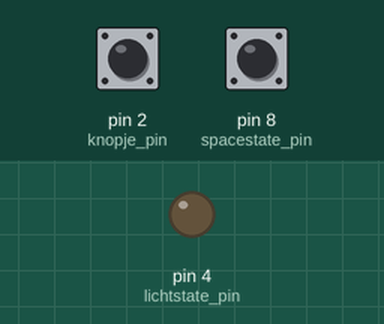
Bench run of a sketch on a simulated Arduino Uno, built with avr-gcc and run on an emulated ATmega328P. Parts: output pins drawn as LEDs (lit = HIGH). Inputs (shaded band) come from the test bench; at power-on: pin 2 (knopje_pin) HIGH, pin 8 (spacestate_pin) HIGH.

Above: at 2.2 s.
2.3 s: pin 2 (knopje_pin) pulled LOW for 0.15 s
At 2.8 s:
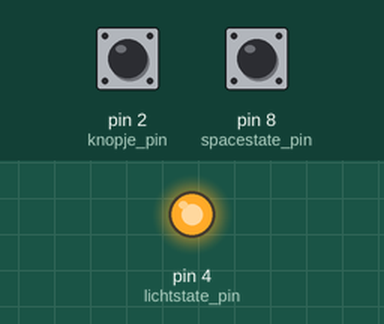
3.9 s: pin 2 (knopje_pin) pulled LOW for 1 s
At 5.2 s:
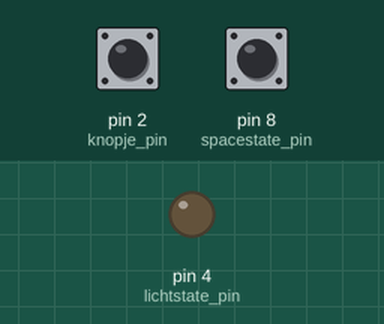
6.4 s: pin 2 (knopje_pin) pulled LOW for 3.2 s
At 7.1 s:
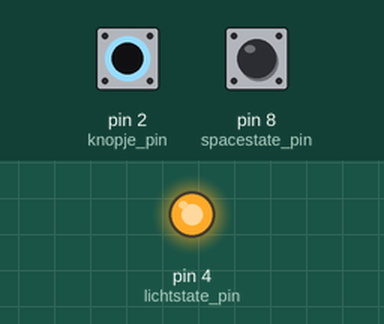
Timing chart, 0 to 9.4 s (numbered marks = the images above; inputs shaded):
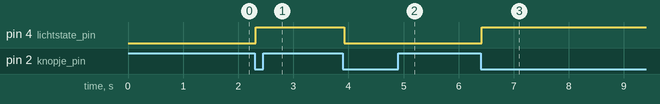

The sketch:

lichtknop.ino
```cpp
/*
                                                   coll.
             }  +  o---+---\/\/\------------+     +-------- spacestate_pin
             }         |                    |    /
  spacestate }         +---\/\/\--->|---+   V ⇉ K
             }                          |   |    \ em.
             }  -  o--------------------+---+     +--- GND

             }     o---+----------------------------------- knopje_pin
             }         |
  knopje     }         : |-
             }         |
             }     o---+--- GND

             }  +  o---+----------------------------------- lichtstate_pin
             }         |
  licht-SSR  }         +---\/\/\--->|---+
             }                          |
             }  -  o--------------------+--- GND
*/

#include <avr/wdt.h>

bool spacestate = false;
bool lichtstate = false;

const int spacestate_pin = 8;
const int knopje_pin = 2;
const int lichtstate_pin = 4;
const int led_pin = 13;

void ignore_input (unsigned long ms) {
  unsigned long start = millis();
  while (millis() - start < ms) {
    digitalWrite(led_pin, millis() % 100 < 50);
  }
}

bool read_knopje() {
  static bool previous = false;
  unsigned long start = millis();

  bool current;

  while (millis() - start < 20) {
    current = !digitalRead(knopje_pin);
    if (current == previous) {
      // button bounced or unchanged; ignore input
      return false;
    }
  }
  return previous = current;
}

void setup() {
  wdt_enable(WDTO_2S);
  pinMode(spacestate_pin, INPUT_PULLUP);
  pinMode(knopje_pin, INPUT_PULLUP);
  pinMode(lichtstate_pin, OUTPUT);
  spacestate = LOW;
  lichtstate = spacestate;
  digitalWrite(lichtstate_pin, lichtstate);
  ignore_input(1000);
}

void loop() {
  wdt_reset();
  digitalWrite(led_pin, millis() % 1000 < 500);

  bool spaceinput = !digitalRead(spacestate_pin);
  if(spaceinput != spacestate) {

    // kan afgedwongen flank zijn
    delay(50);
    spaceinput = !digitalRead(spacestate_pin);

    bool old_lichtstate = lichtstate;
    lichtstate = spacestate = spaceinput;
    if (lichtstate != old_lichtstate) {
      digitalWrite(lichtstate_pin, lichtstate);
      ignore_input(1000);
    }
  }
  else if(read_knopje()) {
    lichtstate = !lichtstate;
    digitalWrite(lichtstate_pin, lichtstate);
    ignore_input(1000);
  }
}
```

Measured:
- after the input at 2.3 s, pin 4 (lichtstate_pin): LOW → HIGH at once
- after the input at 3.9 s, pin 4 (lichtstate_pin): HIGH → LOW at once
- after the input at 6.4 s, pin 4 (lichtstate_pin): LOW → HIGH at once
